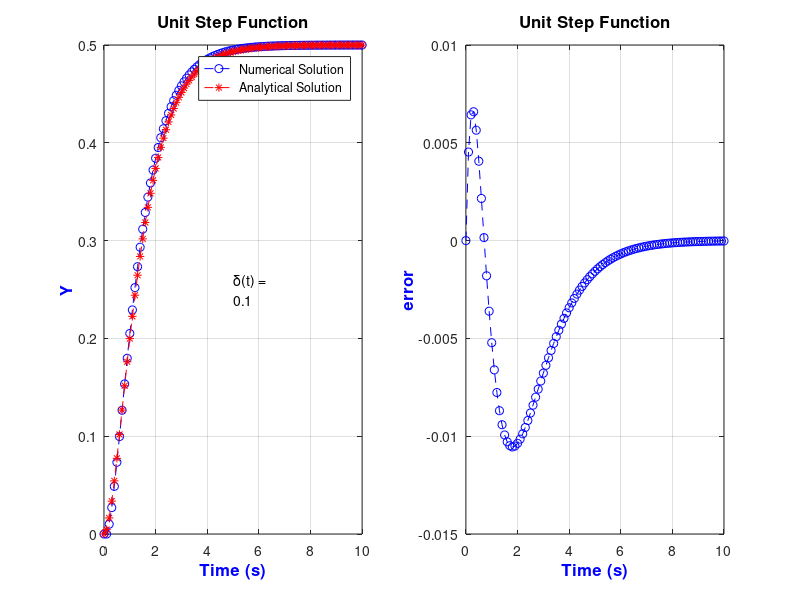

Here is the MATLAB script that generated this plot:
clc;
clear all;
close all;

dt=0.1; %time step size --- 0.5s then 0.1s then 0.01s
t=0:dt:10; %simulation time
v=0.1*sin(2*pi*t); %input voltage
u=ones(1,length(t)); %u(t) is the step input
dy(1)=0; %initializing
y(1)=(0); %initializing

for i=1:length(t) %Euler's method
    ddy(i)=u(i) - 3*dy(i) - 2*y(i);
    dy(i+1)=ddy(i)*dt + dy(i);
    y(i+1)=dy(i)*dt + y(i);
    z(i) = 0.5*u(i) + 0.5*exp(-2*t(i)) - exp(-t(i)) %analytical equation
end
y(end)=[]; %deleting last element in vector
error = z-y %calculate error between numerical and analytical

subplot(1,2,1) %plot in first position
plot(t,y,'--ob') %plotting y value vs. time
grid on %turns plot grid marks on
txt = ['\delta(t) = ' char(10) num2str(dt)];
text(5,.25,txt) %adds text to center of plot
xticks(0:2:10) %sets ticks to x axis
xlabel('Time (s)','FontSize',12,'FontWeight','bold','Color','b') 
ylabel('Y','FontSize',12,'FontWeight','bold','Color','b') 
title('Unit Step Function','FontSize',12,'FontWeight','bold')

hold on %allows to plot two functions on one plot

plot(t,z,'--*r') %plotting z value vs. time
legend('Numerical Solution','Analytical Solution')

hold off %now plotting on seperate plot

subplot(1,2,2) %plot in second position
plot(t,error,'--ob') %plotting error value vs. time
grid on %turns plot grid marks on
xticks(0:2:10) %sets ticks to x axis
xlabel('Time (s)','FontSize',12,'FontWeight','bold','Color','b') 
ylabel('error','FontSize',12,'FontWeight','bold','Color','b') 
title('Unit Step Function','FontSize',12,'FontWeight','bold')

